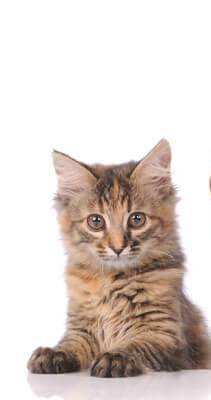
%> input picture 7. SIFT/cat2.jpg, 211 x 400 px
$ octave task7.m   (GNU Octave 9; MATLAB toolbox functions it lacks are replaced by stand-ins)
%> lines starting %> are read from the running program, lines starting %| are printed output that depends on the picture
clear; clc;
%% Read image
IA = imread('cat2.jpg');
%> IA is the input picture: size 400x211x3 uint8; mean R, G, B 220.5, 209.5, 204
IB = imread('cat&dog.jpg');
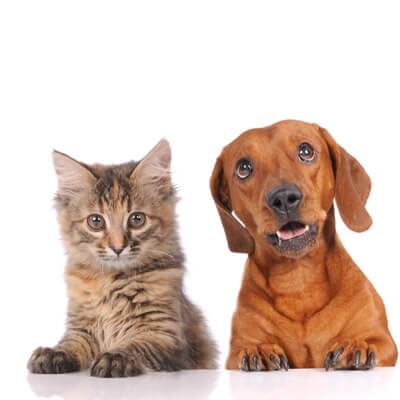
%> input picture 7. SIFT/cat&dog.jpg, 400 x 400 px
%> IB is the input picture: size 400x400x3 uint8; mean R, G, B 217.4, 197.2, 186.9
%% Convert image to grayscale
Ia = single(rgb2gray(IA));
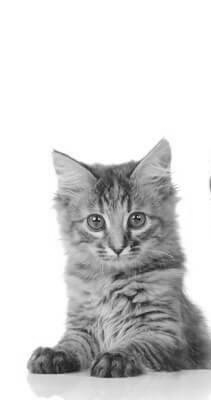
%> Ia: size 400x211 single; min 3, max 255, mean 212.2
Ib = single(rgb2gray(IB));
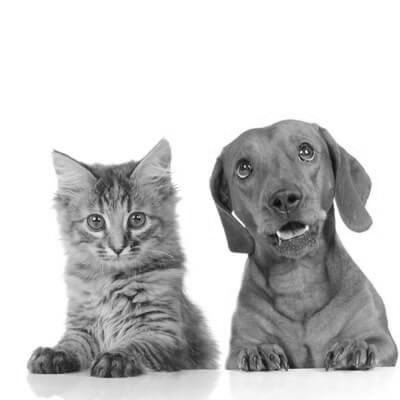
%> Ib: size 400x400 single; min 3, max 255, mean 202
%% Compute SIFT frames(keypoints) and descriptors
%> (the run ends here)
